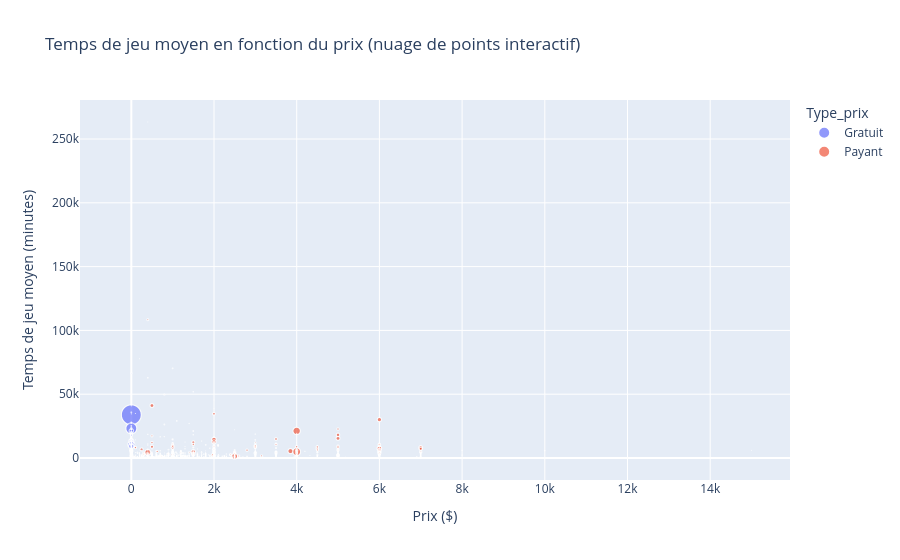

Notebook code cell kept with this figure:
### Markdown cell above
<div class="alert alert-warning" style="font-size:16px;">
<b>
3.2 Visualisez la relation entre les évaluations positives et négatives.
<br><br>
Utilisez Plotly Express pour créer un nuage de points (scatter plot) interactif.
<br><br>
- Sur l'axe X : positive
<br>
- Sur l'axe Y : negative
<br>
- Différenciez les points selon le type de prix (color='Type_prix')
<br>
- Faites varier la taille des points selon le nombre de joueurs simultanés (size='ccu')
<br>
- Creez des sous-graphiques (subplots) pour chaque état du rabais afin de comparer facilement les distributions
<br>
- Utilisez des axes logarithmiques pour mieux visualiser les jeux très populaires et les jeux plus modestes
<br>
- Pour mieux visualiser les petits points, ajoutez un contour gris à tous les points avec : 
fig.update_traces(marker=dict(line=dict(width=1, color='gray'), opacity=0.85))
<br><br>
Ajoutez un titre clair à la figure, centrez-le et affichez-la avec fig.show().
<br><br>
Indice : il est préferable de filtrer les jeux pour lesquels le nombre d'évaluations positives et negatives est strictement superieur à 0 avant de tracer le graphique.
</b>
</div>

### Code cell
# TODO Tracer le nuage de points interactif avec Plotly Express
import plotly.express as px

fig = px.scatter(
    df_steam_clean,
    x="prix_dollars",
    y="average_forever",
    color="Type_prix",
    size="ccu",
    hover_name="name",
    title="Temps de jeu moyen en fonction du prix (nuage de points interactif)",
    labels={
        "prix_dollars": "Prix ($)",
        "average_forever": "Temps de jeu moyen (minutes)",
        "ccu": "Joueurs simultanés"
    }
)

fig.show()

### Figure 1 — Plotly figure (JSON) as saved in the notebook; plotly's stock layout.template omitted (floating-point values rounded to 4 significant figures; data arrays with more than 128 entries replaced by an {"elided": "..."} marker saying what was removed)
{"data": [{"hovertemplate": "<b>%{hovertext}</b><br><br>Type_prix=Gratuit<br>Prix ($)=%{x}<br>Temps de jeu moyen (minutes)=%{y}<br>Joueurs simultanés=%{marker.size}<extra></extra>", "hovertext": {"elided": "2065 str values"}, "legendgroup": "Gratuit", "marker": {"color": "#636efa", "size": {"elided": "2065 int values"}, "sizemode": "area", "sizeref": 2535.0, "symbol": "circle"}, "mode": "markers", "name": "Gratuit", "showlegend": true, "type": "scattergl", "x": {"elided": "2065 float values"}, "xaxis": "x", "y": {"elided": "2065 int values"}, "yaxis": "y"}, {"hovertemplate": "<b>%{hovertext}</b><br><br>Type_prix=Payant<br>Prix ($)=%{x}<br>Temps de jeu moyen (minutes)=%{y}<br>Joueurs simultanés=%{marker.size}<extra></extra>", "hovertext": {"elided": "7935 str values"}, "legendgroup": "Payant", "marker": {"color": "#EF553B", "size": {"elided": "7935 int values"}, "sizemode": "area", "sizeref": 2535.0, "symbol": "circle"}, "mode": "markers", "name": "Payant", "showlegend": true, "type": "scattergl", "x": {"elided": "7935 float values"}, "xaxis": "x", "y": {"elided": "7935 int values"}, "yaxis": "y"}], "layout": {"legend": {"itemsizing": "constant", "title": {"text": "Type_prix"}, "tracegroupgap": 0}, "title": {"text": "Temps de jeu moyen en fonction du prix (nuage de points interactif)"}, "xaxis": {"anchor": "y", "domain": [0, 1], "title": {"text": "Prix ($)"}}, "yaxis": {"anchor": "x", "domain": [0, 1], "title": {"text": "Temps de jeu moyen (minutes)"}}}}
